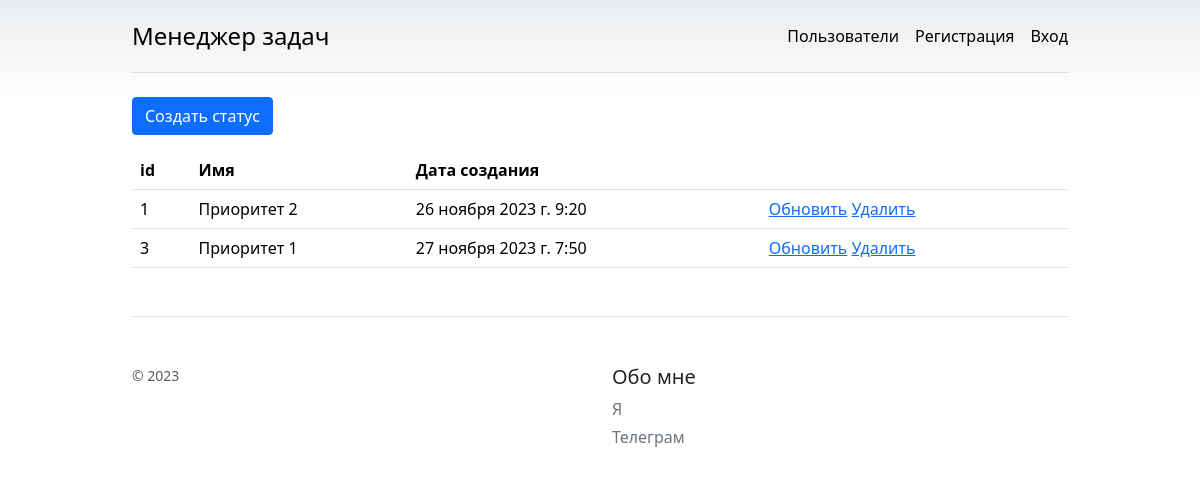
Before: /statuses/ with the older database file.
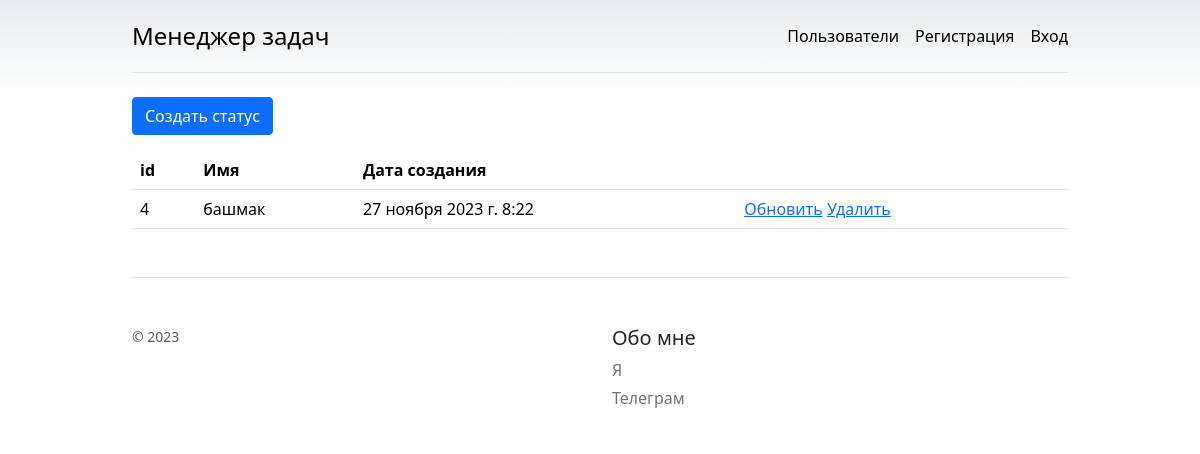
After: the same page with the newer database file.
### task_manager/statuses/models.py (models this page shows)
class Status(models.Model):
    name = models.CharField(max_length=75)
    timestamp = models.DateTimeField(auto_now_add=True)

### task_manager/statuses/views.py (the view)
# urls.py: path('', views.IndexViewStatuses.as_view(), name="index"),
class IndexViewStatuses(AccessMixin, View):
    def get(self, request, *args, **kwargs):
        statuses = models.Status.objects.all()
        return render(request, 'statuses/index.html', {'statuses': statuses})

### task_manager/templates/statuses/index.html (shortened to what this page needs)
{% extends "base.html" %}
{% load django_bootstrap5 %}
{% load i18n %}
{% block content %}
<a class="btn btn-primary mb-3" href="{% url "statuses:create" %}">{% translate 'Status create' %}</a>
<table class="table">
    <thead>
      <tr>
        <th scope="col">id</th>
        <th scope="col">{% translate "Name" %}</th>
        <th scope="col">{% translate "Date of creation" %}</th>
        <th scope="col"></th>
      </tr>
    </thead>
    <tbody>
    {% if statuses %}
    {% for stat in statuses %}
      <tr>
        <td>{{ stat.id }}</td>
        <td>{{ stat.name }}</td>
        <td>{{ stat.timestamp }}</td>
        <td>
            <a href="{% url 'statuses:update' pk=stat.id %}">{% translate 'Update'%}</a>
            <a href="{% url 'statuses:delete' pk=stat.id %}">{% translate 'Delete'%}</a>
        </td>
      </tr>
    {% endfor %}
    {% endif %}
    </tbody>
  </table>
{% endblock content %}

### task_manager/templates/base.html (shortened to what this page needs)
{% load django_bootstrap5 %}
{% bootstrap_css %}
{% load i18n %}
<!doctype html>
<html lang="en" data-bs-theme="auto">
  <head><script src="/docs/5.3/assets/js/color-modes.js"></script>
    <link rel="stylesheet" href="https://cdn.jsdelivr.net/npm/@docsearch/css@3">
<link href="/docs/5.3/dist/css/bootstrap.min.css" rel="stylesheet">
    {% load static %}
    <link href="{% static 'css/task.css' %}" rel="stylesheet">
  </head>
  <body>
<div class="container py-3">
  <header>
    <div class="d-flex flex-column flex-md-row align-items-center pb-3 mb-4 border-bottom">
      <a href="/" class="d-flex align-items-center link-body-emphasis text-decoration-none">
        <span class="fs-4">{% translate 'Task manager' %}</span>
      </a>
      <nav class="d-inline-flex mt-2 mt-md-0 ms-md-auto">
        <a class="me-3 py-2 link-body-emphasis text-decoration-none" href="{% url 'users:index' %}">{% translate 'Users' %}</a>
        {% if request.user.is_authenticated %}
        <a class="me-3 py-2 link-body-emphasis text-decoration-none" href="{% url 'statuses:index' %}">{% translate 'Statuses' %}</a>
        <a class="me-3 py-2 link-body-emphasis text-decoration-none" href="{% url 'users:update' pk=user.id %}">{{ user.username }}</a>
        <a class="py-2 link-body-emphasis text-decoration-none" href="{% url 'users:logout' %}">{% translate 'Logout' %}</a>
        {% else %}
        <a class="me-3 py-2 link-body-emphasis text-decoration-none" href="{% url 'users:create' %}">{% translate 'Sign up' %}</a>
        <a class="py-2 link-body-emphasis text-decoration-none" href="{% url 'users:login' %}">{% translate 'Log in' %}</a>
        {% endif %}
      </nav>
    </div>
  </header>
  <main>
    {% block content %}{% endblock %}
  </main>
  <footer class="pt-4 my-md-5 pt-md-5 border-top">
    <div class="row">
      <div class="col-12 col-md">
        <small class="d-block mb-3 text-body-secondary">&copy; 2023</small>
      </div>
      <div class="col-6 col-md">
        <h5>{% translate 'About' %}</h5>
        <ul class="list-unstyled text-small">
          <li class="mb-1"><a class="link-secondary text-decoration-none" href="#">{% translate 'Me' %}</a></li>
          <li class="mb-1"><a class="link-secondary text-decoration-none" href="https://t.me/faridylkaaaco">{% translate 'Telegram' %}</a></li>
        </ul>
      </div>
    </div>
  </footer>
</div>
    </body>
</html>

### task_manager/static/css/task.css (style rules this page uses)
body { background-image: linear-gradient(180deg, var(--bs-secondary-bg), var(--bs-body-bg) 100px, var(--bs-body-bg)); }
.container { max-width: 960px; }
.btn { display: inline-block; font-weight: 400; line-height: 1.5; color: #212529; text-align: center; text-decoration: none; vertical-align: middle; cursor: pointer; -webkit-user-select: none; -moz-user-select: none; user-select: none; background-color: transparent; border: 1px solid transparent; padding: 0.375rem 0.75rem; font-size: 1rem; border-radius: 0.25rem; transition: color .15s ease-in-out,background-color .15s ease-in-out,border-color .15s ease-in-out,box-shadow .15s ease-in-out; }
.btn-primary { color: #fff; background-color: #0d6efd; border-color: #0d6efd; }
.table { --bs-table-color-type: initial; --bs-table-bg-type: initial; --bs-table-color-state: initial; --bs-table-bg-state: initial; --bs-table-color: var(--bs-emphasis-color); --bs-table-bg: var(--bs-body-bg); --bs-table-border-color: var(--bs-border-color); --bs-table-accent-bg: transparent; --bs-table-striped-color: var(--bs-emphasis-color); --bs-table-striped-bg: rgba(var(--bs-emphasis-color-rgb), 0.05); --bs-table-active-color: var(--bs-emphasis-color); --bs-table-active-bg: rgba(var(--bs-emphasis-color-rgb), 0.1); --bs-table-hover-color: var(--bs-emphasis-color); --bs-table-hover-bg: rgba(var(--bs-emphasis-color-rgb), 0.075); width: 100%; margin-bottom: 1rem; vertical-align: top; border-color: var(--bs-table-border-color); }
.mb-3 { margin-bottom: 1rem!important; }
.h1, .h2, .h3, .h4, .h5, .h6, h1, h2, h3, h4, h5, h6 { margin-top: 0; margin-bottom: 0.5rem; font-weight: 500; line-height: 1.2; }

Changed rows visible on the page:
removed Status: id "1", name "Приоритет 2", timestamp "26 ноября 2023 г. 9:20"
removed Status: id "3", name "Приоритет 1", timestamp "27 ноября 2023 г. 7:50"
added Status: id "4", name "башмак", timestamp "27 ноября 2023 г. 8:22"
